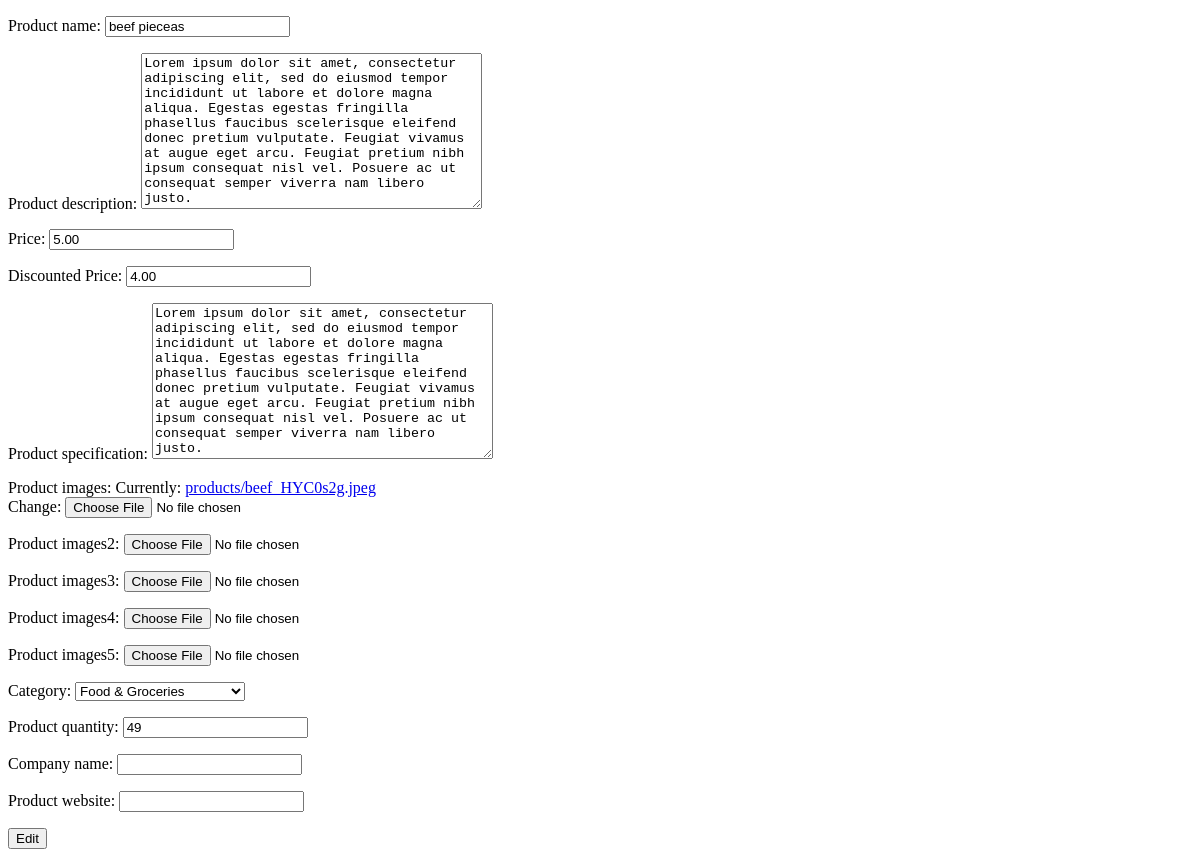
The app's page /member/update_product/14/ (signed in), older data.
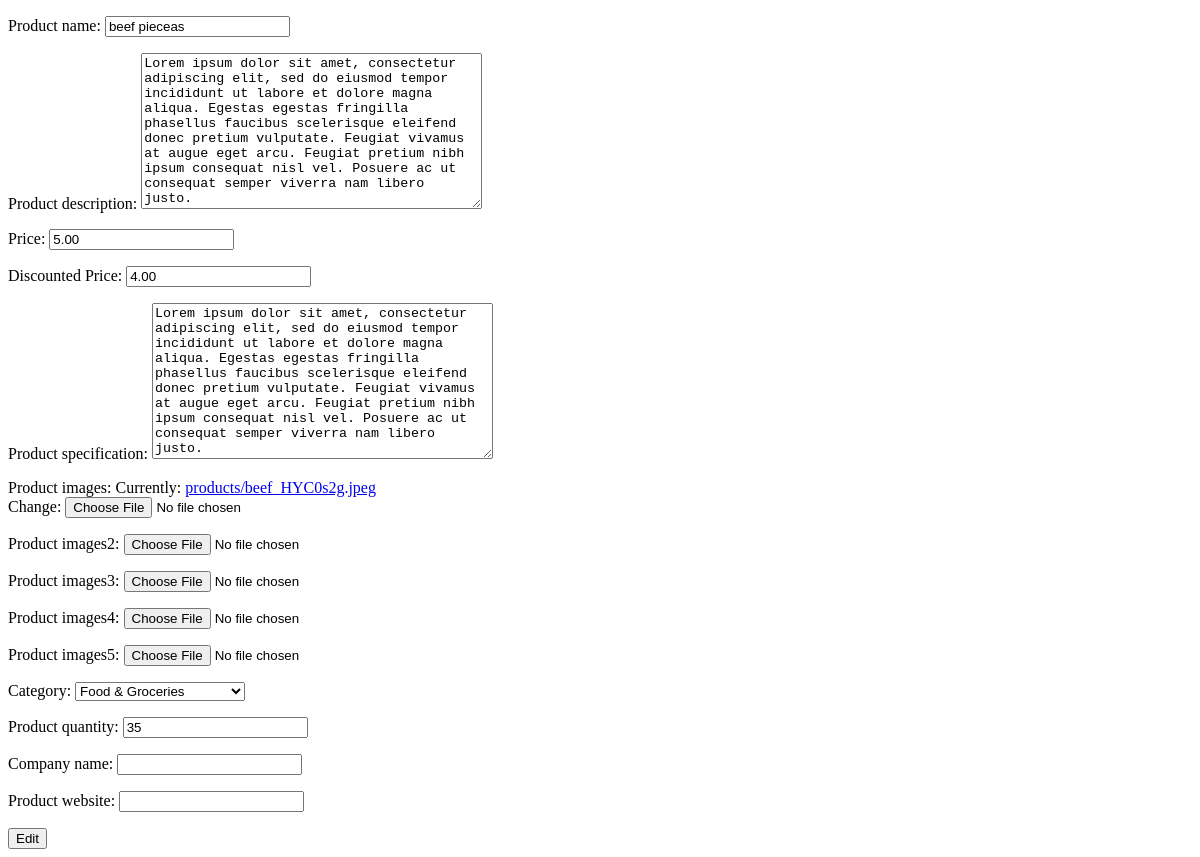
The same page, newer data.
### product/models.py (models this page shows, shortened)
class Products(models.Model):
    name = models.ForeignKey(User,on_delete=models.CASCADE)
    product_name = models.CharField(max_length=200)
    product_description = models.TextField(max_length=500)
    product_price = models.DecimalField('Price',max_digits=7,decimal_places=2)
    product_discounted_price = models.DecimalField('Discounted Price',max_digits=7,decimal_places=2,null=True,blank=True)
    product_delivery_charge = models.IntegerField(default=0)
    product_tax_rate = models.DecimalField(decimal_places=3,max_digits=5, null= True, blank= True)
    product_specification = models.TextField(null= True, blank= True)
    product_posted_date = models.DateField( auto_now_add=True)
    product_images = models.ImageField(upload_to='products/')
    product_images2 = models.ImageField(null=True,blank=True,upload_to='products/')
    product_images3 = models.ImageField(null=True,blank=True,upload_to='products/')
    product_images4 = models.ImageField(null=True,blank=True,upload_to='products/')
    product_images5 = models.ImageField(null=True,blank=True,upload_to='products/')
    categories_choices = product_categories = {
    "ELECTRONICS": "Electronics",
    "CLOTHING & ACCESSORIES": "Clothing & Accessories",
    "HOME & KITCHEN": "Home & Kitchen",
    "BEAUTY & PERSONAL CARE": "Beauty & Personal Care",
    "HEALTH & FITNESS": "Health & Fitness",
    "TOYS & GAMES": "Toys & Games",
    "BOOKS & MEDIA": "Books & Media",
    "AUTOMOTIVE": "Automotive",
    "SPORTS & OUTDOORS": "Sports & Outdoors",
    "PET SUPPLIES": "Pet Supplies",
    "HOME APPLIANCES": "Home Appliances",
    "OFFICE SUPPLIES": "Office Supplies",
    "FURNITURE & DECOR": "Furniture & Decor",
    "JEWELRY & WATCHES": "Jewelry & Watches",
    "BABY & TODDLER": "Baby & Toddler",
    "FOOD & GROCERIES": "Food & Groceries",
    "ARTS & CRAFTS": "Arts & Crafts",
    "MUSICAL INSTRUMENTS": "Musical Instruments",
    "GARDEN & OUTDOOR LIVING": "Garden & Outdoor Living",
    "TRAVEL & LUGGAGE": "Travel & Luggage",
    "SMARTPHONE": "Smartphone",
    "LAPTOP": "Laptop",
    "CAMERA": "Camera",
    "TV": "TV",
    "HEADPHONE": "Headphone",
    "GADGET": "Gadget",
    "APPAREL": "Apparel",
    "BAG": "Bag",
    "JEWELRY": "Jewelry",
    "SUNGLASSES": "Sunglasses",
    "WATCH": "Watch",
    "HOME IMPROVEMENT": "Home Improvement",
    "DECOR": "Decor",
    "KITCHEN APPLIANCES": "Kitchen Appliances",
    "COOKWARE": "Cookware",
    "FURNITURE": "Furniture",
    "SKINCARE": "Skincare",
    "MAKEUP": "Makeup",
    "HAIRCARE": "Haircare",
    "GROOMING": "Grooming",
    "FRAGRANCES": "Fragrances",
    "EXERCISE EQUIPMENT": "Exercise Equipment",
    "NUTRITIONAL SUPPLEMENTS": "Nutritional Supplements",
    "FITNESS TRACKERS": "Fitness Trackers",
    "YOGA MATS": "Yoga Mats",
    "TOYS": "Toys",
    "BOARD GAMES": "Board Games",
    "PUZZLES": "Puzzles",
    "EDUCATIONAL TOYS": "Educational Toys",
    "OUTDOOR PLAY EQUIPMENT": "Outdoor Play Equipment",
    "BOOKS": "Books",
    "E-BOOKS": "E-books",
    "AUDIOBOOKS": "Audiobooks",
    "DVDS": "DVDs",
    "CDS": "CDs",
    "DIGITAL MEDIA": "Digital Media",
    "CAR PARTS": "Car Parts",
    "ACCESSORIES": "Accessories",
    "TOOLS": "Tools",
    "MAINTENANCE SUPPLIES": "Maintenance Supplies",
    "ELECTRONICS": "Electronics",
    "SPORTING EQUIPMENT": "Sporting Equipment",
    "CAMPING GEAR": "Camping Gear",
    "HIKING GEAR": "Hiking Gear",
    "OUTDOOR CLOTHING": "Outdoor Clothing",
    "FOOD": "Food",
    "TOYS": "Toys",
    "GROOMING PRODUCTS": "Grooming Products",
    "BEDS": "Beds",
    "CARRIERS": "Carriers",
    "LARGE APPLIANCES": "Large Appliances",
    "SMALL APPLIANCES": "Small Appliances",
    "STATIONERY": "Stationery",
    "DESK ORGANIZERS": "Desk Organizers",
    "PRINTERS": "Printers",
    "OFFICE FURNITURE": "Office Furniture",
    "TECHNOLOGY ACCESSORIES": "Technology Accessories",
    "SOFAS": "Sofas",
    "CHAIRS": "Chairs",
    "TABLES": "Tables",
    "LIGHTING FIXTURES": "Lighting Fixtures",
    "RUGS": "Rugs",
    "RINGS": "Rings",
    "NECKLACES": "Necklaces",
    "BRACELETS": "Bracelets",
    "EARRINGS": "Earrings",
    "WATCHES": "Watches",
    "CLOTHING": "Clothing",
    "DIAPERS": "Diapers",
    "FEEDING SUPPLIES": "Feeding Supplies",
    "STROLLERS": "Strollers",
    "TOYS": "Toys",
    "NON-PERISHABLE FOOD": "Non-perishable Food",
    "SNACKS": "Snacks",
    "BEVERAGES": "Beverages",
    "GOURMET FOODS": "Gourmet Foods",
    "SPICES": "Spices",
    "ART SUPPLIES": "Art Supplies",
    "CRAFTING MATERIALS": "Crafting Materials",
    "DIY KITS": "DIY Kits",
    "SEWING SUPPLIES": "Sewing Supplies",
    "GUITARS": "Guitars",
    "KEYBOARDS": "Keyboards",
    "DRUMS": "Drums",
    "VIOLINS": "Violins",
    "WIND INSTRUMENTS": "Wind Instruments",
    "GARDENING TOOLS": "Gardening Tools",
    "PLANTS": "Plants",
    "OUTDOOR FURNITURE": "Outdoor Furniture",
    "BBQ GRILLS": "BBQ Grills",
    "LUGGAGE SETS": "Luggage Sets",
    "BACKPACKS": "Backpacks",
    "TRAVEL ACCESSORIES": "Travel Accessories",
    "TOILETRIES": "Toiletries",
    "OUTDOOR GEAR": "Outdoor Gear"
    }
    product_category = models.CharField('category',max_length=100,choices=categories_choices)
    product_quantity = models.IntegerField()
    sellor_name = models.CharField(max_length=100)
    company_name = models.CharField(null= True, blank= True, max_length=200)
    product_website = models.URLField(null= True,blank=True)

### member/views.py (the view)
# urls.py: path('update_product/<int:pk>/',views.update_product,name='update'),
def update_product(request,pk):
    if request.user.is_authenticated:
        product = get_object_or_404(Products,id = pk)
        if request.user == product.sellor_name:
            return redirect('product:home')
        if request.method == 'POST':
            form = ProductsForm(request.POST, request.FILES, instance=product)
            if form.is_valid():
                form.save()
                return redirect('member:user_products', username = request.user)
        else:
            form = ProductsForm(instance=product)
            context = {'form':form}
            return render(request,'member/update_product.html',context)
    return redirect('registration:login')

### member/forms.py
class ProductsForm(forms.ModelForm):
    class Meta:
        model = Products
        fields = ['product_name', 'product_description', 'product_price', 'product_discounted_price', 'product_specification', 'product_images', 'product_images2', 'product_images3', 'product_images4', 'product_images5', 'product_category', 'product_quantity', 'company_name', 'product_website']

### member/templates/member/update_product.html (shortened to what this page needs)
<!DOCTYPE html>
<html lang="en">
<head>
</head>
<body>
    <form method="post" enctype="multipart/form-data">
        {{form.as_p}}
        <button type="submit">Edit</button>
    </form>
</body>
</html>

Row changes from the older to the newer data that the page shows:
changed Products "beef pieceas": product_quantity "49" → "35"
